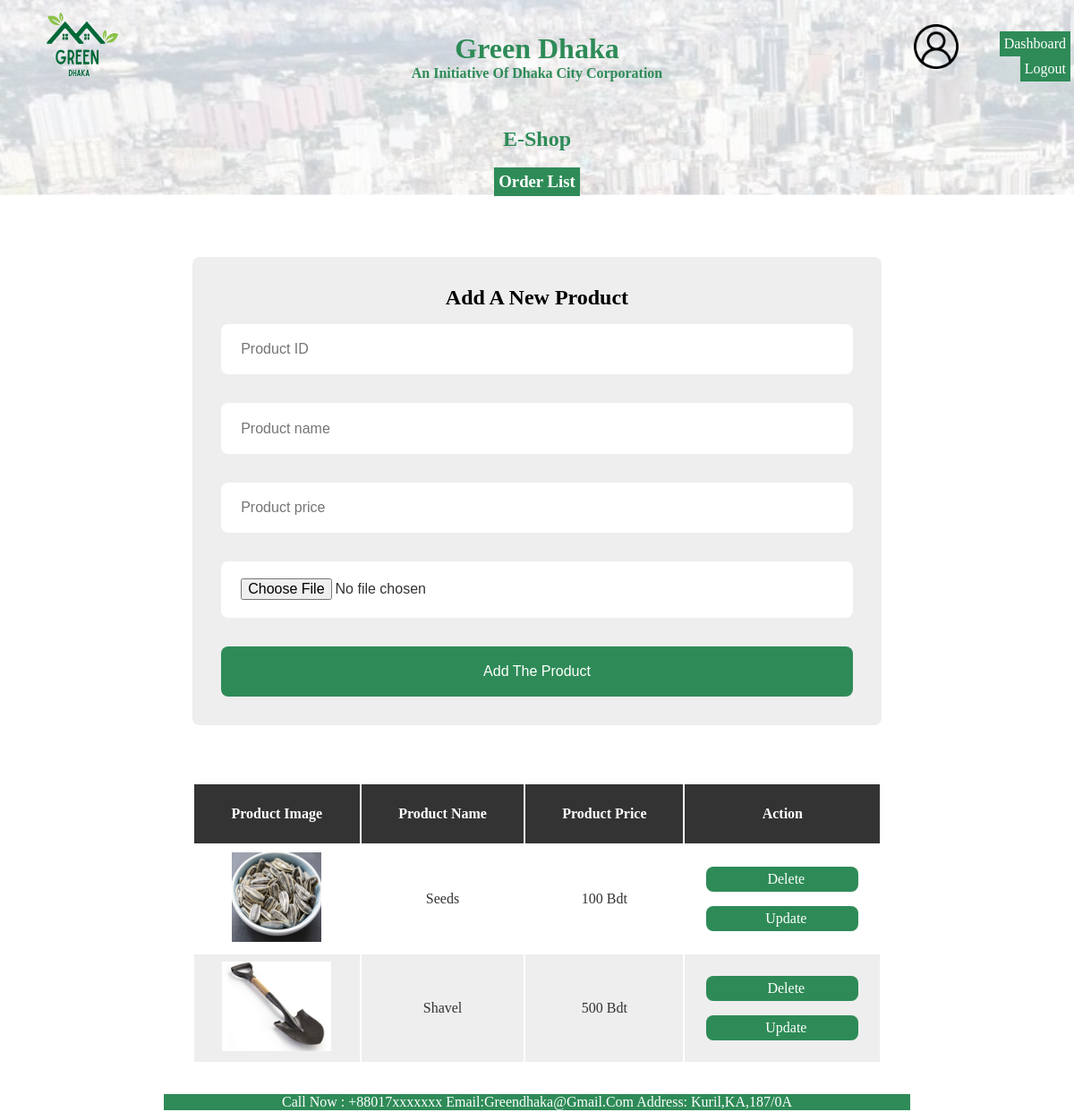
/View/adminEshop.php (signed in), run on the app's committed database.
### tables this page shows
CREATE TABLE `products` (
  `id` int(255) NOT NULL,
  `name` varchar(255) NOT NULL,
  `price` varchar(255) NOT NULL,
  `image` varchar(255) NOT NULL
);

### View/adminEshop.php (the view, shortened to what this page needs)
<?php
$conn = mysqli_connect('localhost','root','','greendhaka') or die('connection failed');
?>
<!DOCTYPE html>
<html lang="en">
<head>
   <link rel="stylesheet" href="../Asset/shop.css">
</head>
<body>
  <table border="0" width = "100%" height = "100%">
            <tr >
                <td height="5%" width="15%" align="center">
                    <img src="../Images/logo.png" height="100" width="100" alt="Green Dhaka Logo">
                </td>
                <td align="center" height="5%"width="70%">
                    <h1 style="color:SeaGreen;">  </h1> <br>
                    <h1 style="color:SeaGreen;"> Green Dhaka </h1>
                    <h4 style="color:SeaGreen;"> An initiative of Dhaka City Corporation </h4>
                </td>
                <td >
                <table border="0" align="center">
                    <tr>
                        <td> <img src="../Images/user.png" height="50" width="50" alt="User Logo">
                        </td>
                        <td align="right"> <br>
                             <a href="adminDashboard.php">Dashboard</a>
                             <a href="login.php"> Logout <a>
                        </td>
                    </tr>
                </table>
                </td>
            </tr>
            <tr>
            <td>
            </td>
                <td align ="center">
                <div class="container">
                <section>
               <h1 style="color:SeaGreen;"> E-Shop </h1><br>
                <a href="adminOrderList.php"> <h3> Order List</h3></a><br><br><br>
                <form action="" method="post" class="add-product-form" enctype="multipart/form-data">
                   <h2>add a new product</h2>
                   <input type="number" name="pid" placeholder="Product ID" class="box" required>
                   <input type="text" name="p_name" placeholder="Product name" class="box" required>
                   <input type="number" name="p_price" min="0" placeholder="Product price" class="box" required>
                   <input type="file" name="p_image" accept="image/png, image/jpg, image/jpeg" class="box" required>
                   <input type="submit" value="Add the product" name="add_product" class="btn">
                </form>
                </section>
                <section class="display-product-table">
                   <table>
                      <thead>
                         <th>product image</th>
                         <th>product name</th>
                         <th>product price</th>
                         <th>action</th>
                      </thead>
                      <tbody>
                         <?php
                            $select_products = mysqli_query($conn, "SELECT * FROM `products`");
                            if(mysqli_num_rows($select_products) > 0){
                               while($row = mysqli_fetch_assoc($select_products)){
                         ?>
                         <tr>
                            <td><img src="../Asset/Shop/<?php echo $row['image']; ?>" height="100" alt=""></td>
                            <td><?php echo $row['name']; ?></td>
                            <td><?php echo $row['price']; ?> bdt</td>
                            <td>
                               <a href="adminEshop.php?delete=<?php echo $row['id']; ?>" class="delete-btn" onclick="return confirm('are your sure you want to delete this?');"> <i class="fas fa-trash"></i> delete </a>
                               <a href="adminEshop.php?edit=<?php echo $row['id']; ?>" class="option-btn"> <i class="fas fa-edit"></i> update </a>
                            </td>
                         </tr>
                         <?php
                            };
                            }else{
                               echo "<div class='empty'>no product added</div>";
                            };
                         ?>
                      </tbody>
                   </table>
                </section>
                    </div>
                </td>
                <td>
            </td>
            </tr>
            <tr height ="5%" align="center">
                <td>
                </td>
                <td>
                <p style="color:white;background-color:SeaGreen;"> Call now : +88017xxxxxxx Email:greendhaka@gmail.com Address: Kuril,KA,187/0A </p>
                </td>
                <td>
                </td>
            </tr>
    </table>

### Asset/shop.css (style rules this page uses)
body { background-image: url('../Images/shop.jpg'); background-size: auto; background-size: cover; }
a:link { background-color: SeaGreen; color: white; padding: 5px 5px; text-align: center; text-decoration: none; display: inline-block; }
* { margin:0; padding:0; box-sizing: border-box; outline: none; border:none; text-decoration: none; text-transform: capitalize; }
.container { max-width: 1200px; margin:0 auto; }
section { padding:2rem; }
.btn, .option-btn, .delete-btn { display: block; width: 100%; text-align: center; background-color: var(--blue); color:var(--white); font-size: 1rem; padding:1.2rem 3rem; border-radius: .5rem; cursor: pointer; margin-top: 1rem; }
:root { --blue: #2E8B57; --red: #2E8B57; --orange: #2E8B57; --black: #333; --white: #fff; --bg-color: #eee; --dark-bg: rgba(0,0,0,.7); --box-shadow: 0 .5rem 1rem rgba(0,0,0,.1); --border: .1rem solid #999; }
.option-btn i, .delete-btn i { padding-right: .5rem; }
.option-btn { background-color: var(--orange); }
.delete-btn { margin-top: 0; background-color: var(--red); }
.add-product-form { max-width: 50rem; background-color: var(--bg-color); border-radius: .5rem; padding:2rem; margin:0 auto; margin-top: 2rem; }
.add-product-form .box { text-transform: none; padding:1.2rem 1.4rem; font-size: 1rem; color:var(--black); border-radius: .5rem; background-color: var(--white); margin:1rem 0; width: 100%; }
.display-product-table table { width: 100%; text-align: center; }
.display-product-table table thead th { padding:1.5rem; font-size: 1rem; background-color: var(--black); color:var(--white); }
.display-product-table table td { padding:1.5rem; font-size: 1rem; color:var(--black); }
.display-product-table table td:first-child { padding:0; }
.display-product-table table tr:nth-child(even) { background-color: var(--bg-color); }

### data on the page
products: image (picture), name "Seeds", price "100"
products: image (picture), name "Shavel", price "500"
